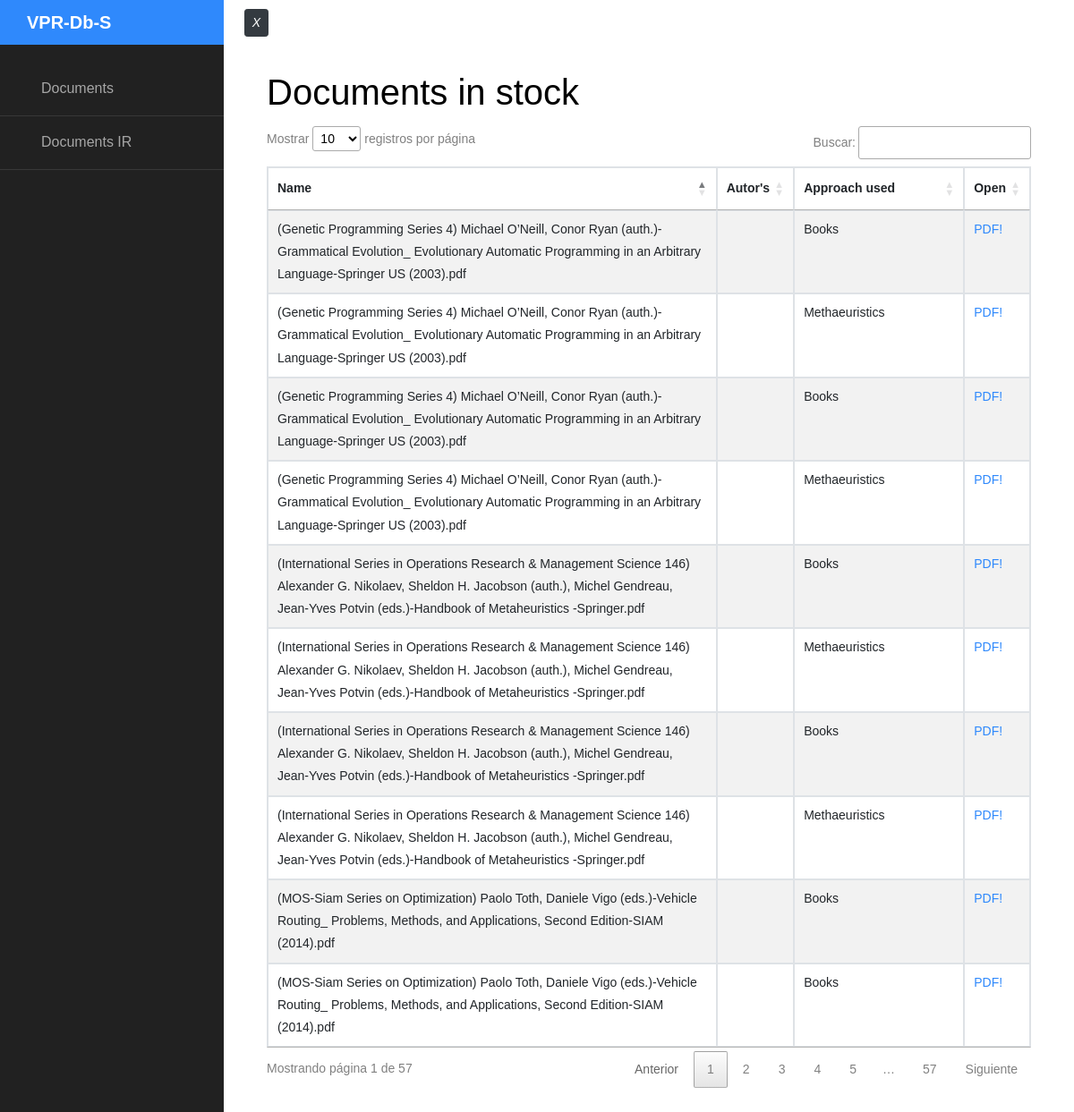
/documents/, run on the app's committed database.
### enrutamientoVehiculos/models.py (models this page shows, shortened)
class Publication(models.Model):
    name = models.CharField(max_length=30)
    path = models.CharField(max_length=200)
    autor = models.CharField(max_length=200, blank=True, null= True)
    solutions_method = models.CharField(max_length=200, blank=True, null= True)

### enrutamientoVehiculos/views.py (the view)
# urls.py: path('documents/', views.DocumentList.as_view(), name="documents"),
class DocumentList(ListView):
    model = Publication
    def get(self, request : HttpRequest) -> HttpResponse:
        doc = Publication.objects.all()
        return render(request,'documents.html', {'object_list': doc})

### enrutamientoVehiculos/templates/documents.html (shortened to what this page needs)
{% extends "index.html" %}
{% load static %}
{% block content %}
<head>
	<link rel="stylesheet" href="{% static 'css/jquery.dataTables.min.css' %}">
</head>
  <br>
<h1>Documents in stock</h1>
<table id="documents" class="table table-striped table-bordered" style="width:100%">
    <thead>
        <tr>
            <th scope="col">Name</th>
            <th scope="col">Autor's</th>
            <th scope="col">Approach used</th>
            <th scope="col">Open</th>
        </tr>
    </thead>
    <tbody>
        {% if object_list %}
        {% for object in object_list %}
        <tr>
          <td>{{ object.name }}</td>
          <td>{{ object.autor }}</td>
          <td>{{ object.solutions_method }}</td>
          <td>
            <object data="myfile.pdf" type="application/pdf" width="100%" height="100%">
              <a href= "{% static "documents/" %}{{object.solutions_method}}/{{object.name}}" >PDF!</a>
            </object>
          </td>
        </tr>
        {% endfor %}
        {% else %}
        <div class="alert alert-dismissible alert-danger">
          <strong>Lo sentimos!</strong> Parece que no existe información aún. Si eres posee credenciales administrativas puede insertarlo <a
            href="../admin/">aquí</a>.
        </div>
        {% endif %}
      </tbody>
</table>
{% endblock %}

### enrutamientoVehiculos/templates/index.html (shortened to what this page needs)
{% load static %}
<!doctype html>
<html lang="en">
  <head>
		<link rel="stylesheet" href="{% static 'css/bootstrap.min.css' %}">
		<link rel="stylesheet" href="{% static 'css/style.css' %}">
  </head>
  <body>
		<div class="wrapper d-flex align-items-stretch">
			<nav id="sidebar">
				<div class="custom-menu">
					<button type="button" id="sidebarCollapse" class="btn btn-dark btn-sm">
	          <i class="fa fa-bars">X</i>
	        </button>
        </div>
	  		<h1><a href="{% url 'index' %}" class="logo">VPR-Db-S</a></h1>
        <ul class="list-unstyled components mb-5">
          <li>
            <a href="{% url 'documents' %}" > Documents</a>
          </li>
          <li>
            <a href="{% url 'documents_rec' %}" > Documents IR</a>
          </li>
        </ul>
    	</nav>
      <div id="content" class="p-4 p-md-5 pt-5">
       {% block content %} {% endblock %}
      </div>
		</div>
  </body>
</html>

### data on the page
Publication: name "(Genetic Programming Series 4) Michael O’Neill, Conor Ryan (auth.)-Grammatical Evolution_ Evolutionary Automatic Programming in an Arbitrary Language-Springer US (2003).pdf", solutions_method "Books"
Publication: name "(International Series in Operations Research & Management Science 146) Alexander G. Nikolaev, Sheldon H. Jacobson (auth.), Michel Gendreau, Jean-Yves Potvin (eds.)-Handbook of Metaheuristics -Springer.pdf", solutions_method "Books"
Publication: name "(MOS-Siam Series on Optimization) Paolo Toth, Daniele Vigo (eds.)-Vehicle Routing_ Problems, Methods, and Applications, Second Edition-SIAM (2014).pdf", solutions_method "Books"
Publication: name "(Genetic Programming Series 4) Michael O’Neill, Conor Ryan (auth.)-Grammatical Evolution_ Evolutionary Automatic Programming in an Arbitrary Language-Springer US (2003).pdf", solutions_method "Methaeuristics"
Publication: name "(International Series in Operations Research & Management Science 146) Alexander G. Nikolaev, Sheldon H. Jacobson (auth.), Michel Gendreau, Jean-Yves Potvin (eds.)-Handbook of Metaheuristics -Springer.pdf", solutions_method "Methaeuristics"
Publication: name "(Genetic Programming Series 4) Michael O’Neill, Conor Ryan (auth.)-Grammatical Evolution_ Evolutionary Automatic Programming in an Arbitrary Language-Springer US (2003).pdf", solutions_method "Books"
Publication: name "(International Series in Operations Research & Management Science 146) Alexander G. Nikolaev, Sheldon H. Jacobson (auth.), Michel Gendreau, Jean-Yves Potvin (eds.)-Handbook of Metaheuristics -Springer.pdf", solutions_method "Books"
Publication: name "(MOS-Siam Series on Optimization) Paolo Toth, Daniele Vigo (eds.)-Vehicle Routing_ Problems, Methods, and Applications, Second Edition-SIAM (2014).pdf", solutions_method "Books"
Publication: name "(Genetic Programming Series 4) Michael O’Neill, Conor Ryan (auth.)-Grammatical Evolution_ Evolutionary Automatic Programming in an Arbitrary Language-Springer US (2003).pdf", solutions_method "Methaeuristics"
Publication: name "(International Series in Operations Research & Management Science 146) Alexander G. Nikolaev, Sheldon H. Jacobson (auth.), Michel Gendreau, Jean-Yves Potvin (eds.)-Handbook of Metaheuristics -Springer.pdf", solutions_method "Methaeuristics"
